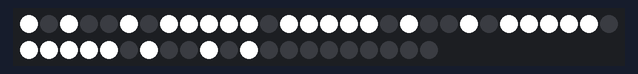
Bench run of a sketch on a simulated ESP8266 (NodeMCU). On the bench: 51 RGB LEDs in strip order, left to right, continuing on the next row. WiFi joins after 1.5 s; servers stay silent unless stated; network time is answered at once with the bench clock; the local clock reads 2024-03-15 10:24:30 at power-on unless the sketch sets it; what the sketch prints to the serial monitor is not drawn.

Above: at 2.1 s.
At 12.1 s:
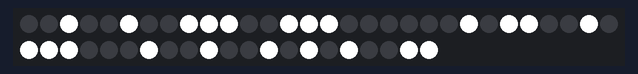

The sketch:

ESP-Alarm-Clock.ino
```cpp
/*
 Welcome to Gnd_to_Vcc!!
*/

#include <ESP8266WiFi.h>
#include <NTPClient.h>
#include <WiFiUdp.h>
#include <Adafruit_NeoPixel.h>
#include "segments.h"

#define GMT_OFFSET 3600
#define NUM_LEDS 51
#define PIN_LED D4

#define COLOR_ON  pixels.Color(255,255,255)
#define COLOR_OFF pixels.Color(0,0,0)

// Replace with your network credentials
const char *ssid = "Untrusted Network";
const char *password = "[p@55wort-fu3r5-n3ul@nd]";

// Define NTP Client to get time
WiFiUDP ntpUDP;
NTPClient timeClient(ntpUDP, "pool.ntp.org");

Adafruit_NeoPixel pixels = Adafruit_NeoPixel(NUM_LEDS, PIN_LED, NEO_GRB + NEO_KHZ800);

bool led_states[51];

void set_digit(uint8_t digit, uint8_t position, bool show_zero = true)
{
    position %= NUM_OF_DIGITS;
    digit %= 10;
    uint8_t segment_bitcode = numberToSegments[digit];
    uint8_t bitmask = 0b1000000;
    if(digit == 0 && !show_zero)
        bitmask = 0;
    uint8_t offset = position * NUM_OF_SEGMENTS;

    for (int i = 0; i < NUM_OF_SEGMENTS; i++)
    {
        uint8_t led_n = segments[offset + i];
        led_states[led_n] = (segment_bitcode & bitmask) != 0;
        bitmask = bitmask >> 1;
    }

}

void set_dots(bool active){
    led_states[SEGMENT_DOT_UPPER] = active;
    led_states[SEGMENT_DOT_LOWER] = active;
}

void set_icons(uint16_t bits){
    led_states[42] = bits & 0b000000001;
    led_states[43] = bits & 0b000000010;
    led_states[44] = bits & 0b000000100;
    led_states[45] = bits & 0b000001000;
    led_states[46] = bits & 0b000010000;
    led_states[47] = bits & 0b000100000;
    led_states[48] = bits & 0b001000000;
    led_states[49] = bits & 0b010000000;
    led_states[50] = bits & 0b100000000;
}

void write_leds(uint32_t color_on, uint32_t color_off){
    for (int i = 0; i < NUM_LEDS; i++)
    {
        if(led_states[i])
            pixels.setPixelColor(i, color_on);
        else
            pixels.setPixelColor(i, color_off);
    }
    pixels.show();
}

uint32_t Wheel(byte WheelPos) {
  WheelPos = 255 - WheelPos;
  if(WheelPos < 85) {
    return pixels.Color(255 - WheelPos * 3, 0, WheelPos * 3);
  }
  if(WheelPos < 170) {
    WheelPos -= 85;
    return pixels.Color(0, WheelPos * 3, 255 - WheelPos * 3);
  }
  WheelPos -= 170;
  return pixels.Color(WheelPos * 3, 255 - WheelPos * 3, 0);
}

void setup()
{
    // Initialize Serial Monitor
    Serial.begin(115200);

    // Connect to Wi-Fi
    Serial.print("Connecting to ");
    Serial.println(ssid);
    WiFi.begin(ssid, password);
    while (WiFi.status() != WL_CONNECTED)
    {
        delay(1000);
        Serial.println("connecting..");
    }

    timeClient.begin();
    timeClient.setTimeOffset(GMT_OFFSET);

    pixels.begin();

    set_digit(8, 0);
    set_digit(8, 1);
    set_digit(8, 2);
    set_digit(8, 3);
    write_leds(COLOR_ON, COLOR_OFF);

    delay(10000);
}

void loop()
{
    timeClient.update();
    set_dots(millis() % 2000 > 1000);

    set_digit(timeClient.getHours() / 10, 0, false);
    set_digit(timeClient.getHours(), 1);

    set_digit(timeClient.getMinutes() / 10, 2);
    set_digit(timeClient.getMinutes(), 3);

    set_icons(0b110010101);

    //write_leds(Wheel(millis() / 20), COLOR_OFF);
    write_leds(pixels.Color(255,255,255), COLOR_OFF);
}
```

segments.h
```cpp
#define SEGMENT_0A  0
#define SEGMENT_0B  15
#define SEGMENT_0C  32
#define SEGMENT_0D  34
#define SEGMENT_0E  33
#define SEGMENT_0F  16
#define SEGMENT_0G  17

#define SEGMENT_1A  2
#define SEGMENT_1B  13
#define SEGMENT_1C  30
#define SEGMENT_1D  36
#define SEGMENT_1E  31
#define SEGMENT_1F  14
#define SEGMENT_1G  19

#define SEGMENT_2A  5
#define SEGMENT_2B  10
#define SEGMENT_2C  27
#define SEGMENT_2D  39
#define SEGMENT_2E  28
#define SEGMENT_2F  11
#define SEGMENT_2G  22

#define SEGMENT_3A  7
#define SEGMENT_3B  8
#define SEGMENT_3C  25
#define SEGMENT_3D  41
#define SEGMENT_3E  26
#define SEGMENT_3F  9
#define SEGMENT_3G  24

#define SEGMENT_DOT_UPPER 12
#define SEGMENT_DOT_LOWER 29

#define NUM_OF_SEGMENTS 7
#define NUM_OF_DIGITS 4

uint8_t segments[] = {SEGMENT_0A, SEGMENT_0B, SEGMENT_0C, SEGMENT_0D, SEGMENT_0E, SEGMENT_0F, SEGMENT_0G,
                      SEGMENT_1A, SEGMENT_1B, SEGMENT_1C, SEGMENT_1D, SEGMENT_1E, SEGMENT_1F, SEGMENT_1G,
                      SEGMENT_2A, SEGMENT_2B, SEGMENT_2C, SEGMENT_2D, SEGMENT_2E, SEGMENT_2F, SEGMENT_2G,
                      SEGMENT_3A, SEGMENT_3B, SEGMENT_3C, SEGMENT_3D, SEGMENT_3E, SEGMENT_3F, SEGMENT_3G};

uint8_t numberToSegments[10] = {0b1111110, 0b0110000, 0b1101101, 0b1111001, 0b0110011, 0b1011011, 0b1011111, 0b1110000, 0b1111111, 0b1111011};
```

Measured:
- what the display in image 0 shows lasts 10.0 s, from 2.0 s to 12.0 s
